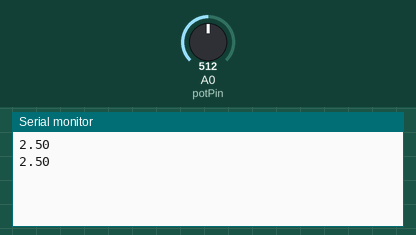
The sketch below on a simulated Arduino Uno, built with avr-gcc and run on an emulated ATmega328P. Shown: the last lines printed to the serial monitor. Inputs (shaded band) come from the test bench; at power-on: A0 (potPin) = 512.

Above: at 1.8 s.
1.9 s: A0 (potPin) set to 716
At 2.8 s:
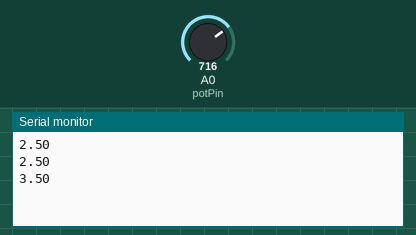
3.4 s: A0 (potPin) set to 900
At 4.7 s:
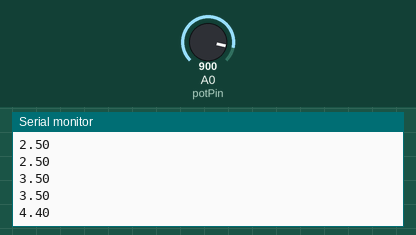
Timing chart, 0 to 6.4 s (numbered marks = the images above; inputs shaded):
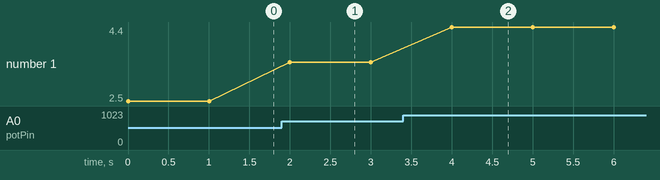

The sketch:

Embedded_system_btvn1.ino.ino
```cpp
int potVal;
int dt=1000;
int potPin=A0;
float V;

void setup() {
  // put your setup code here, to run once:
Serial.begin(9600);
pinMode(potPin,INPUT);
}

void loop() {
  // put your main code here, to run repeatedly:
potVal= analogRead(potPin);
V=(5./1023.)*potVal;
Serial.println(V);
delay(dt);

}
```

Measured:
- after the input at 1.9 s, the serial monitor: prints a new line after 0.10 s (image 1)
- after the input at 3.4 s, the serial monitor: prints a new line after 0.60 s (image 2)
- plotted number 1: 2.5 → 3.5 after the input at 1.9 s, 3.5 → 4.4 after the input at 3.4 s
